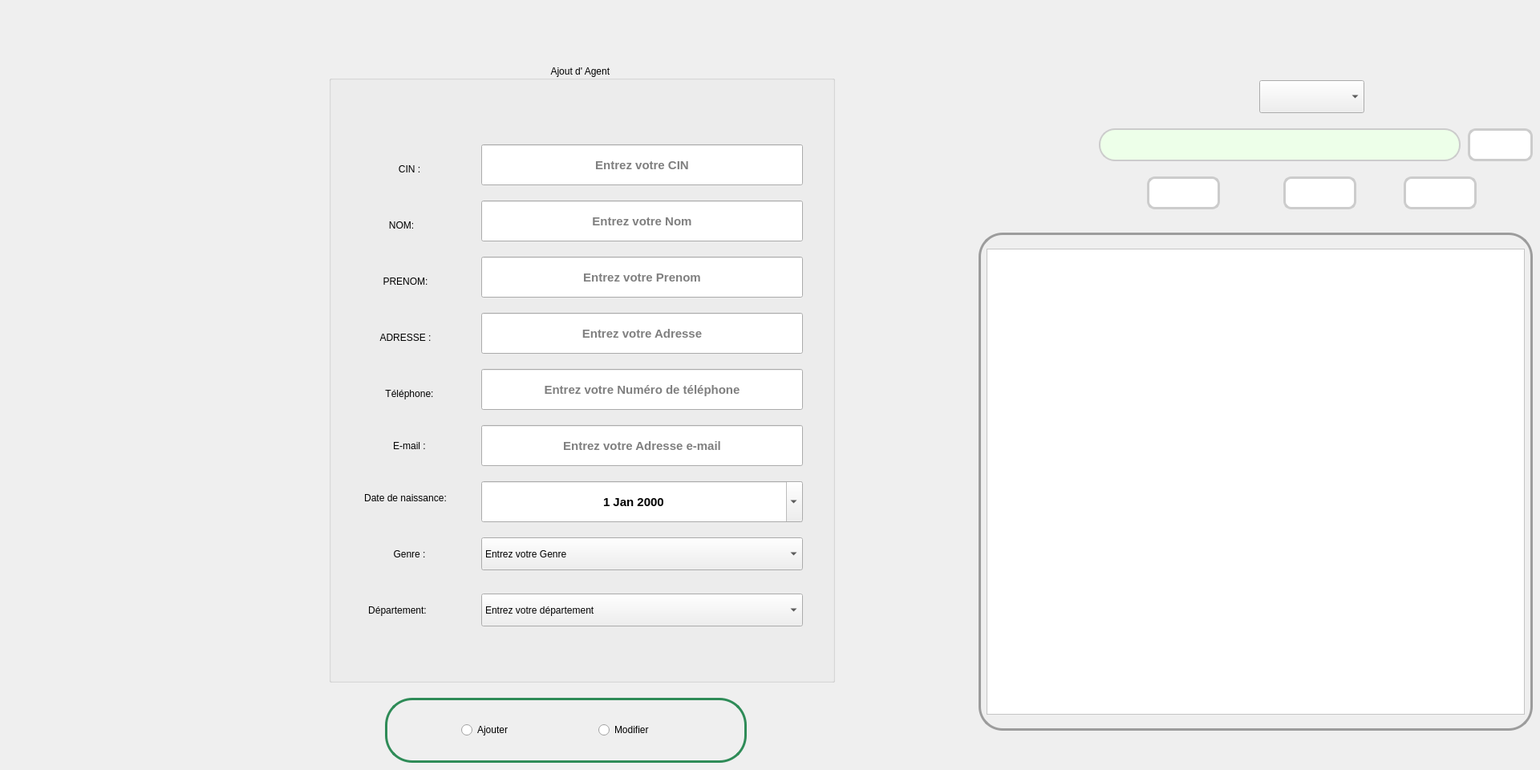
    <widget class="QWidget" name="AGENT">
     <widget class="QPushButton" name="STATISTISTIQUE">
      <property name="geometry">
       <rect>
        <x>1430</x>
        <y>220</y>
        <width>91</width>
        <height>41</height>
       </rect>
      </property>
      <property name="styleSheet">
       <string notr="true">QPushButton {
    padding: 6px 12px; /* Espace intérieur du bouton */
    border: 3px solid #ccc; /* Bordure grise */
    border-radius: 10px; /* Coins arrondis */
    background-color: #fff; /* Couleur de fond */
    transition: background-color 0.3s, border-color 0.3s; /* Transition douce pour le survol */
}

QPushButton:hover {
    border-color: #555; /* Couleur de la bordure lors du survol */
    background-color: #eee; /* Nouvelle couleur de fond lors du survol */
}

QPushButton:pressed {
    background-color: #ddd; /* Couleur de fond lorsque le bouton est enfoncé */
}

QPushButton:focus {
    outline: none; /* Supprime l'effet de focus par défaut */
}
</string>
      </property>
      <property name="text">
       <string/>
      </property>
      <property name="icon">
       <iconset resource="ressources.qrc">
        <normaloff>:/img/img/stat.svg</normaloff>:/img/img/stat.svg</iconset>
      </property>
      <property name="iconSize">
       <size>
        <width>23</width>
        <height>23</height>
       </size>
      </property>
     </widget>
     <widget class="QGroupBox" name="groupBox">
      <property name="geometry">
       <rect>
        <x>410</x>
        <y>80</y>
        <width>631</width>
        <height>771</height>
       </rect>
      </property>
      <property name="styleSheet">
       <string notr="true"/>
      </property>
      <property name="title">
       <string>Ajout d' Agent </string>
      </property>
      <property name="alignment">
       <set>Qt::AlignCenter</set>
      </property>
      <widget class="QLabel" name="CIN">
       <property name="geometry">
        <rect>
         <x>10</x>
         <y>100</y>
         <width>181</width>
         <height>61</height>
        </rect>
       </property>
       <property name="styleSheet">
        <string notr="true">font: 75 18pt &quot;Times New Roman&quot;;</string>
       </property>
       <property name="text">
        <string>CIN :</string>
       </property>
       <property name="alignment">
        <set>Qt::AlignCenter</set>
       </property>
      </widget>
      <widget class="QLabel" name="NOM">
       <property name="geometry">
        <rect>
         <x>10</x>
         <y>170</y>
         <width>161</width>
         <height>61</height>
        </rect>
       </property>
       <property name="styleSheet">
        <string notr="true">font: 75 18pt &quot;Times New Roman&quot;;</string>
       </property>
       <property name="text">
        <string>NOM:</string>
       </property>
       <property name="alignment">
        <set>Qt::AlignCenter</set>
       </property>
      </widget>
      <widget class="QLabel" name="PRENOM">
       <property name="geometry">
        <rect>
         <x>20</x>
         <y>240</y>
         <width>151</width>
         <height>61</height>
        </rect>
       </property>
       <property name="styleSheet">
        <string notr="true">font: 75 18pt &quot;Times New Roman&quot;;</string>
       </property>
       <property name="text">
        <string>PRENOM:</string>
       </property>
       <property name="alignment">
        <set>Qt::AlignCenter</set>
       </property>
      </widget>
      <widget class="QLineEdit" name="lineEdit_CIN">
       <property name="geometry">
        <rect>
         <x>190</x>
         <y>100</y>
         <width>401</width>
         <height>51</height>
        </rect>
       </property>
       <property name="font">
        <font>
         <pointsize>11</pointsize>
         <weight>75</weight>
         <bold>true</bold>
        </font>
       </property>
       <property name="alignment">
        <set>Qt::AlignCenter</set>
       </property>
       <property name="placeholderText">
        <string>Entrez votre CIN</string>
       </property>
      </widget>
      <widget class="QLineEdit" name="lineEdit_NOM">
       <property name="geometry">
        <rect>
         <x>190</x>
         <y>170</y>
         <width>401</width>
         <height>51</height>
        </rect>
       </property>
       <property name="font">
        <font>
         <pointsize>11</pointsize>
         <weight>75</weight>
         <bold>true</bold>
        </font>
       </property>
       <property name="styleSheet">
        <string notr="true">QLineEdit {
    placeholder-text: &quot;Veuillez saisir votre nom&quot;;
}
</string>
       </property>
       <property name="alignment">
        <set>Qt::AlignCenter</set>
       </property>
       <property name="placeholderText">
        <string>Entrez votre Nom</string>
       </property>
      </widget>
      <widget class="QLineEdit" name="lineEdit_PRENOM">
       <property name="geometry">
        <rect>
         <x>190</x>
         <y>240</y>
         <width>401</width>
         <height>51</height>
        </rect>
       </property>
       <property name="font">
        <font>
         <pointsize>11</pointsize>
         <weight>75</weight>
         <bold>true</bold>
        </font>
       </property>
       <property name="alignment">
        <set>Qt::AlignCenter</set>
       </property>
       <property name="placeholderText">
        <string>Entrez votre Prenom</string>
       </property>
      </widget>
      <widget class="QLineEdit" name="lineEdit_ADRESSE">
       <property name="geometry">
        <rect>
         <x>190</x>
         <y>310</y>
         <width>401</width>
         <height>51</height>
        </rect>
       </property>
       <property name="font">
        <font>
         <pointsize>11</pointsize>
         <weight>75</weight>
         <bold>true</bold>
        </font>
       </property>
       <property name="alignment">
        <set>Qt::AlignCenter</set>
       </property>
       <property name="placeholderText">
        <string>Entrez votre Adresse</string>
       </property>
      </widget>
      <widget class="QLabel" name="EMAIL">
       <property name="geometry">
        <rect>
         <x>20</x>
         <y>440</y>
         <width>161</width>
         <height>71</height>
        </rect>
       </property>
       <property name="styleSheet">
        <string notr="true">font: 75 18pt &quot;Times New Roman&quot;;</string>
       </property>
       <property name="text">
        <string>E-mail :</string>
       </property>
       <property name="alignment">
        <set>Qt::AlignCenter</set>
       </property>
      </widget>
      <widget class="QLineEdit" name="lineEdit_MAIL">
       <property name="geometry">
        <rect>
         <x>190</x>
         <y>450</y>
         <width>401</width>
         <height>51</height>
        </rect>
       </property>
       <property name="font">
        <font>
         <pointsize>11</pointsize>
         <weight>75</weight>
         <bold>true</bold>
        </font>
       </property>
       <property name="alignment">
        <set>Qt::AlignCenter</set>
       </property>
       <property name="placeholderText">
        <string>Entrez votre Adresse e-mail</string>
       </property>
      </widget>
      <widget class="QLineEdit" name="lineEdit_NUM_TEL">
       <property name="geometry">
        <rect>
         <x>190</x>
         <y>380</y>
         <width>401</width>
         <height>51</height>
        </rect>
       </property>
       <property name="font">
        <font>
         <pointsize>11</pointsize>
         <weight>75</weight>
         <bold>true</bold>
        </font>
       </property>
       <property name="alignment">
        <set>Qt::AlignCenter</set>
       </property>
       <property name="placeholderText">
        <string>Entrez votre Numéro de téléphone</string>
       </property>
      </widget>
      <widget class="QLabel" name="ADRESSE">
       <property name="geometry">
        <rect>
         <x>0</x>
         <y>310</y>
         <width>191</width>
         <height>61</height>
        </rect>
       </property>
       <property name="styleSheet">
        <string notr="true">font: 75 18pt &quot;Times New Roman&quot;;</string>
       </property>
       <property name="text">
        <string>ADRESSE :</string>
       </property>
       <property name="alignment">
        <set>Qt::AlignCenter</set>
       </property>
      </widget>
      <widget class="QLabel" name="TELEPHONE">
       <property name="geometry">
        <rect>
         <x>-60</x>
         <y>380</y>
         <width>321</width>
         <height>61</height>
        </rect>
       </property>
       <property name="styleSheet">
        <string notr="true">font: 75 18pt &quot;Times New Roman&quot;;</string>
       </property>
       <property name="text">
        <string>Téléphone:</string>
       </property>
       <property name="alignment">
        <set>Qt::AlignCenter</set>
       </property>
      </widget>
      <widget class="QLabel" name="Datedenaissance">
       <property name="geometry">
        <rect>
         <x>10</x>
         <y>510</y>
         <width>171</width>
         <height>61</height>
        </rect>
       </property>
       <property name="styleSheet">
        <string notr="true">font: 75 14pt &quot;Times New Roman&quot;;</string>
       </property>
       <property name="text">
        <string>Date de naissance:</string>
       </property>
       <property name="alignment">
        <set>Qt::AlignCenter</set>
       </property>
      </widget>
      <widget class="QLabel" name="GENRE">
       <property name="geometry">
        <rect>
         <x>20</x>
         <y>580</y>
         <width>161</width>
         <height>61</height>
        </rect>
       </property>
       <property name="styleSheet">
        <string notr="true">font: 75 18pt &quot;Times New Roman&quot;;</string>
       </property>
       <property name="text">
        <string>Genre :</string>
       </property>
       <property name="alignment">
        <set>Qt::AlignCenter</set>
       </property>
      </widget>
      <widget class="QComboBox" name="comboBox_GENRE">
       <property name="geometry">
        <rect>
         <x>190</x>
         <y>590</y>
         <width>401</width>
         <height>41</height>
        </rect>
       </property>
       <property name="currentText">
        <string>Entrez votre Genre</string>
       </property>
       <item>
        <property name="text">
         <string>Entrez votre Genre</string>
        </property>
       </item>
       <item>
        <property name="text">
         <string>Homme</string>
        </property>
       </item>
       <item>
        <property name="text">
         <string>Femme</string>
        </property>
       </item>
      </widget>
      <widget class="QDateEdit" name="dateEdit_AGENT">
       <property name="geometry">
        <rect>
         <x>190</x>
         <y>520</y>
         <width>401</width>
         <height>51</height>
        </rect>
       </property>
       <property name="font">
        <font>
         <pointsize>11</pointsize>
         <weight>75</weight>
         <bold>true</bold>
        </font>
       </property>
       <property name="alignment">
        <set>Qt::AlignCenter</set>
       </property>
       <property name="calendarPopup">
        <bool>true</bool>
       </property>
      </widget>
      <widget class="QLabel" name="GENRE_5">
       <property name="geometry">
        <rect>
         <x>0</x>
         <y>650</y>
         <width>171</width>
         <height>61</height>
        </rect>
       </property>
       <property name="styleSheet">
        <string notr="true">font: 75 18pt &quot;Times New Roman&quot;;</string>
       </property>
       <property name="text">
        <string>Département:</string>
       </property>
       <property name="alignment">
        <set>Qt::AlignCenter</set>
       </property>
      </widget>
      <widget class="QComboBox" name="comboBox_DEPARTEMENT">
       <property name="geometry">
        <rect>
         <x>190</x>
         <y>660</y>
         <width>401</width>
         <height>41</height>
        </rect>
       </property>
       <property name="currentText">
        <string>Entrez votre département </string>
       </property>
       <item>
        <property name="text">
         <string>Entrez votre département </string>
        </property>
       </item>
       <item>
        <property name="text">
         <string>Ressource Humaines </string>
        </property>
       </item>
       <item>
        <property name="text">
         <string>Marketing</string>
        </property>
       </item>
       <item>
        <property name="text">
         <string>Technologie de l'Information (TI)</string>
        </property>
       </item>
       <item>
        <property name="text">
         <string>Conformité et Juridique </string>
        </property>
       </item>
      </widget>
     </widget>
     <widget class="QPushButton" name="RECHERCHE">
      <property name="geometry">
       <rect>
        <x>1830</x>
        <y>160</y>
        <width>81</width>
        <height>41</height>
       </rect>
      </property>
      <property name="styleSheet">
       <string notr="true">QPushButton {
    padding: 6px 12px; /* Espace intérieur du bouton */
    border: 3px solid #ccc; /* Bordure grise */
    border-radius: 10px; /* Coins arrondis */
    background-color: #fff; /* Couleur de fond */
    transition: background-color 0.3s, border-color 0.3s; /* Transition douce pour le survol */
}

QPushButton:hover {
    border-color: #555; /* Couleur de la bordure lors du survol */
    background-color: #eee; /* Nouvelle couleur de fond lors du survol */
}

QPushButton:pressed {
    background-color: #ddd; /* Couleur de fond lorsque le bouton est enfoncé */
}

QPushButton:focus {
    outline: none; /* Supprime l'effet de focus par défaut */
}
</string>
      </property>
      <property name="text">
       <string/>
      </property>
      <property name="icon">
       <iconset resource="ressources.qrc">
        <normaloff>:/img/img/recherche.svg</normaloff>:/img/img/recherche.svg</iconset>
      </property>
      <property name="iconSize">
       <size>
        <width>20</width>
        <height>20</height>
       </size>
      </property>
     </widget>
     <widget class="QGroupBox" name="groupBox_2">
      <property name="geometry">
       <rect>
        <x>1220</x>
        <y>280</y>
        <width>691</width>
        <height>631</height>
       </rect>
      </property>
      <property name="styleSheet">
       <string notr="true">QGroupBox {
    border: 3px solid #9C9C9C; /* Bordure du groupe box */
    border-radius: 30px; /* Coins arrondis */
    margin-top: 10px; /* Marge supérieure pour l'espacement avec d'autres éléments */
}

QGroupBox::title {
    subcontrol-origin: margin;
    subcontrol-position: top center;
    padding: 0 10px; /* Espacement interne pour le titre */
    background-color: #9C9C9C; /* Couleur de fond du titre */
    color: #fff; /* Couleur du texte du titre */
    border: 2px solid #9C9C9C; /* Bordure du titre */
    border-top-left-radius: 8px; /* Coins arrondis en haut à gauche du titre */
    border-top-right-radius: 8px; /* Coins arrondis en haut à droite du titre */
}

/* Style pour le contenu interne du QGroupBox (facultatif) */
QGroupBox QWidget {
    background-color: #fff; /* Couleur de fond du contenu interne */
    padding: 10px; /* Espacement interne du contenu interne */
}
</string>
      </property>
      <property name="title">
       <string/>
      </property>
      <widget class="QTableView" name="tableView">
       <property name="geometry">
        <rect>
         <x>10</x>
         <y>30</y>
         <width>671</width>
         <height>581</height>
        </rect>
       </property>
       <property name="styleSheet">
        <string notr="true"/>
       </property>
      </widget>
     </widget>
     <widget class="QComboBox" name="TRI">
      <property name="geometry">
       <rect>
        <x>1570</x>
        <y>100</y>
        <width>131</width>
        <height>41</height>
       </rect>
      </property>
      <property name="font">
       <font>
        <pointsize>20</pointsize>
       </font>
      </property>
      <property name="styleSheet">
       <string notr="true"/>
      </property>
      <item>
       <property name="text">
        <string/>
       </property>
       <property name="icon">
        <iconset>
         <normaloff>../../../../Downloads/sort-svgrepo-com.svg</normaloff>../../../../Downloads/sort-svgrepo-com.svg</iconset>
       </property>
      </item>
      <item>
       <property name="text">
        <string>Tri</string>
       </property>
      </item>
      <item>
       <property name="text">
        <string/>
       </property>
       <property name="icon">
        <iconset>
         <normaloff>../../../../Downloads/sort-descending-svgrepo-com.svg</normaloff>../../../../Downloads/sort-descending-svgrepo-com.svg</iconset>
       </property>
      </item>
     </widget>
     <widget class="QPushButton" name="MAIL">
      <property name="geometry">
       <rect>
        <x>1750</x>
        <y>220</y>
        <width>91</width>
        <height>41</height>
       </rect>
      </property>
      <property name="styleSheet">
       <string notr="true">QPushButton {
    padding: 6px 12px; /* Espace intérieur du bouton */
    border: 3px solid #ccc; /* Bordure grise */
    border-radius: 10px; /* Coins arrondis */
    background-color: #fff; /* Couleur de fond */
    transition: background-color 0.3s, border-color 0.3s; /* Transition douce pour le survol */
}

QPushButton:hover {
    border-color: #555; /* Couleur de la bordure lors du survol */
    background-color: #eee; /* Nouvelle couleur de fond lors du survol */
}

QPushButton:pressed {
    background-color: #ddd; /* Couleur de fond lorsque le bouton est enfoncé */
}

QPushButton:focus {
    outline: none; /* Supprime l'effet de focus par défaut */
}
</string>
      </property>
      <property name="text">
       <string/>
      </property>
      <property name="icon">
       <iconset resource="ressources.qrc">
        <normaloff>:/img/img/email.svg</normaloff>:/img/img/email.svg</iconset>
      </property>
      <property name="iconSize">
       <size>
        <width>30</width>
        <height>30</height>
       </size>
      </property>
     </widget>
     <widget class="QPushButton" name="PDF">
      <property name="geometry">
       <rect>
        <x>1600</x>
        <y>220</y>
        <width>91</width>
        <height>41</height>
       </rect>
      </property>
      <property name="styleSheet">
       <string notr="true">QPushButton {
    padding: 6px 12px; /* Espace intérieur du bouton */
    border: 3px solid #ccc; /* Bordure grise */
    border-radius: 10px; /* Coins arrondis */
    background-color: #fff; /* Couleur de fond */
    transition: background-color 0.3s, border-color 0.3s; /* Transition douce pour le survol */
}

QPushButton:hover {
    border-color: #555; /* Couleur de la bordure lors du survol */
    background-color: #eee; /* Nouvelle couleur de fond lors du survol */
}

QPushButton:pressed {
    background-color: #ddd; /* Couleur de fond lorsque le bouton est enfoncé */
}

QPushButton:focus {
    outline: none; /* Supprime l'effet de focus par défaut */
}
</string>
      </property>
      <property name="text">
       <string/>
      </property>
      <property name="icon">
       <iconset resource="ressources.qrc">
        <normaloff>:/img/img/pdf.svg</normaloff>:/img/img/pdf.svg</iconset>
      </property>
      <property name="iconSize">
       <size>
        <width>30</width>
        <height>30</height>
       </size>
      </property>
     </widget>
     <widget class="QLineEdit" name="lineEdit_recherche">
      <property name="geometry">
       <rect>
        <x>1370</x>
        <y>160</y>
        <width>451</width>
        <height>41</height>
       </rect>
      </property>
      <property name="styleSheet">
       <string notr="true">QLineEdit {
	background-color: rgb(237, 255, 233);
    padding: 6px; /* Espace intérieur du QLineEdit */
    border: 2px solid #ccc; /* Bordure grise */
    border-radius: 20px; /* Coins arrondis plus prononcés */
}

QLineEdit:focus {
    border-color: #4CAF50; /* Couleur de la bordure lorsque le QLineEdit est sélectionné */
    outline: none; /* Supprime l'effet de focus par défaut */
}

QLineEdit::placeholder {
    color: #999; /* Couleur du texte de l'indicateur de champ */
}

QLineEdit::hover {
    border-color: #aaa; /* Couleur de la bordure lors du survol */
}
</string>
      </property>
     </widget>
     <widget class="QGroupBox" name="groupBox_6">
      <property name="geometry">
       <rect>
        <x>480</x>
        <y>860</y>
        <width>451</width>
        <height>91</height>
       </rect>
      </property>
      <property name="styleSheet">
       <string notr="true">QGroupBox {
    border: 3px solid #2e8b57;
    border-radius: 34px;
    margin-top: 10px;
    padding: 10px;
    font: 75 22pt &quot;Times New Roman&quot;;
}

QVBoxLayout {
    background-color: #e0e0e0; /* Couleur de fond pour le QVBoxLayout */
    padding: 15px; /* Ajout de marge interne au QVBoxLayout */
}

/* Styles pour les widgets (par exemple, QLabel, QLineEdit, etc.) dans le QVBoxLayout */
QVBoxLayout QLabel {
    color: #333333;
    font-size: 16px;
    margin-bottom: 5px;
}

QVBoxLayout QLineEdit, QVBoxLayout QTextEdit, QVBoxLayout QDateEdit, QVBoxLayout QComboBox {
    margin-bottom: 10px;
    padding: 8px;
    border: 1px solid #ccc;
    border-radius: 5px;
    width: 200px;
}

QVBoxLayout QLineEdit:hover, QVBoxLayout QTextEdit:hover, QVBoxLayout QDateEdit:hover, QVBoxLayout QComboBox:hover {
    border: 1px solid #2e8b57;
}

/* Styles pour les boutons dans le QVBoxLayout */
QVBoxLayout QPushButton {
    background-color: #4285f4;
    color: #ffffff;
    padding: 10px 20px;
    border: none;
    border-radius: 8px;
}

QVBoxLayout QPushButton:hover {
    background-color: #2e5f22;
}
</string>
      </property>
      <property name="title">
       <string/>
      </property>
      <widget class="QWidget" name="horizontalLayoutWidget_2">
       <property name="geometry">
        <rect>
         <x>40</x>
         <y>20</y>
         <width>391</width>
         <height>61</height>
        </rect>
       </property>
       <layout class="QHBoxLayout" name="horizontalLayout_2">
        <property name="leftMargin">
         <number>55</number>
        </property>
        <property name="topMargin">
         <number>0</number>
        </property>
        <item>
         <widget class="QRadioButton" name="radioButton_AJOUT_AGENT">
          <property name="styleSheet">
           <string notr="true">font: 18pt &quot;Times New Roman&quot;;</string>
          </property>
          <property name="text">
           <string>Ajouter </string>
          </property>
         </widget>
        </item>
        <item>
         <widget class="QRadioButton" name="radioButton_Modifier_AGENT">
          <property name="styleSheet">
           <string notr="true">font: 18pt &quot;Times New Roman&quot;;</string>
          </property>
          <property name="text">
           <string>Modifier </string>
          </property>
         </widget>
        </item>
       </layout>
      </widget>
     </widget>
    </widget>
